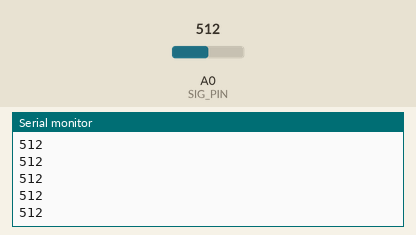
Recording of a sketch running on a simulated Arduino Uno, built with avr-gcc and run on an emulated ATmega328P. On the bench: the last lines printed to the serial monitor. Inputs (shaded band) come from the test bench; at power-on: A0 (SIG_PIN) = 512.

Above: at 1.2 s.
1.3 s: A0 (SIG_PIN) set to 716
At 2.1 s:
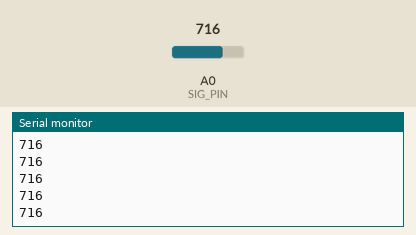
2.8 s: A0 (SIG_PIN) set to 900
At 3.3 s:
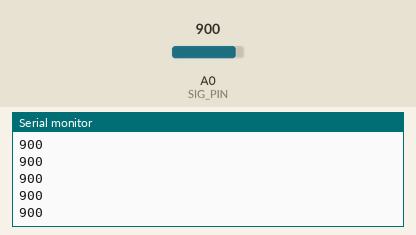
Timing chart, 0 to 5.8 s (numbered marks = the images above; inputs shaded):
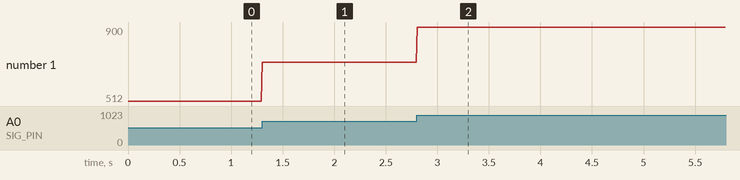

The sketch:

analog_read.ino
```cpp
const int SIG_PIN = A0;
const int MAX_SAMPLES = 16;

int readAverage(int pin, int samples = MAX_SAMPLES) {
  long sum = 0;
  for (int i = 0; i < samples; i++) {
    sum += analogRead(pin);
  }
  return sum / samples;
}

void setup() {
  Serial.begin(115200);
}

void loop() {
  int val = readAverage(SIG_PIN);
  Serial.println(val);
  delay(10);
}
```

Measured:
- after the input at 1.3 s, the serial monitor: prints a new line at once (image 1)
- after the input at 2.8 s, the serial monitor: prints a new line at once (image 2)
- plotted number 1: 512 → 716 after the input at 1.3 s, 716 → 900 after the input at 2.8 s
